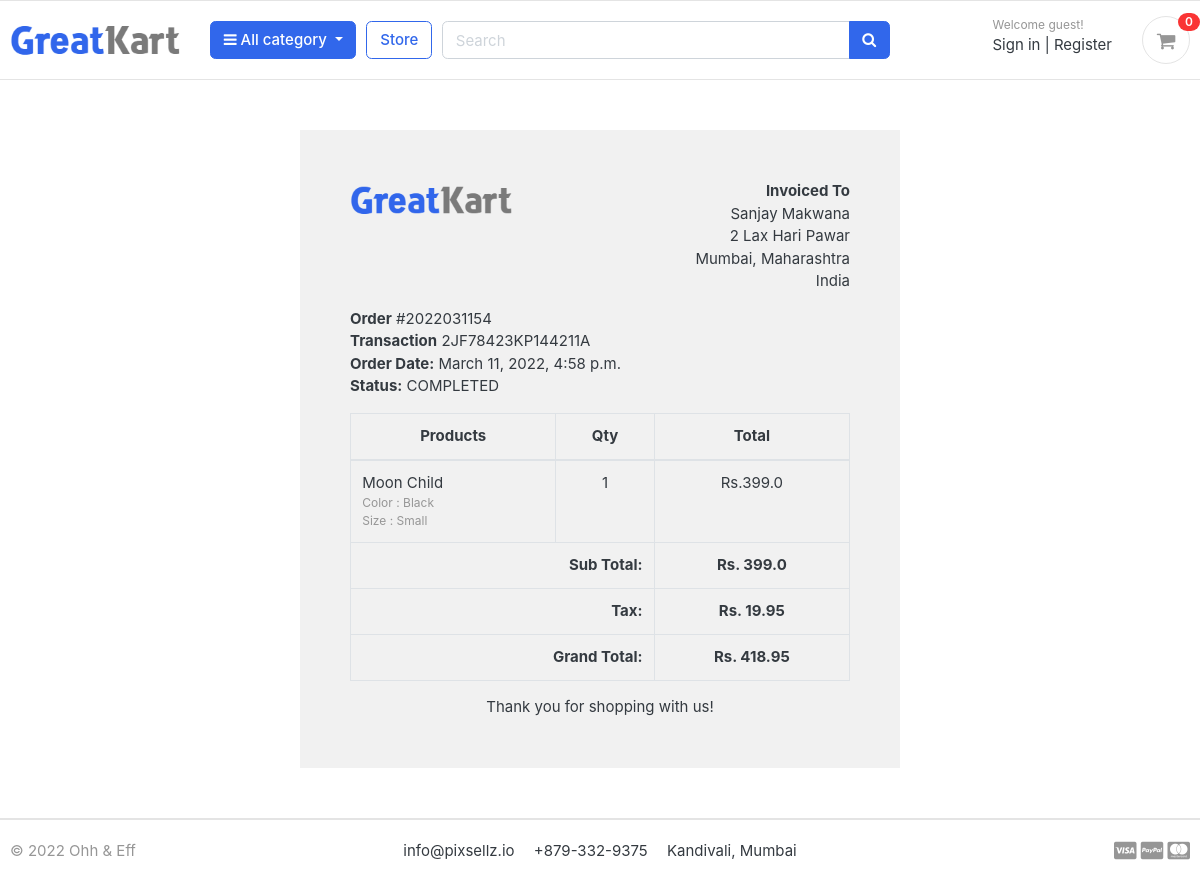
Screenshot of /accounts/order_detail/2022031154/ with the database file from the repository.
### orders/models.py (models this page shows, shortened)
class Order(models.Model):
    STATUS = (
        ('New', 'New'),
        ('Accepted','Accepted'),
        ('Completed','Completed'),
        ('Cancelled','Cancelled'),
    )
    user = models.ForeignKey(Account, on_delete=models.SET_NULL, null=True)
    payment = models.ForeignKey(Payment, on_delete=models.SET_NULL, blank=True, null=True)
    order_number = models.CharField(max_length=20)
    first_name = models.CharField(max_length=50)
    last_name = models.CharField(max_length=50)
    phone = models.CharField(max_length=15)
    email = models.EmailField(max_length=50)
    address_line_1 = models.CharField(max_length=50)
    address_line_2 = models.CharField(max_length=50, blank=True)
    country = models.CharField(max_length=50)
    state = models.CharField(max_length=50)
    city = models.CharField(max_length=50)
    order_note = models.CharField(max_length=100, blank=True)
    order_total = models.FloatField()
    tax = models.FloatField()
    status = models.CharField(max_length=100, choices=STATUS, default='New')
    ip = models.CharField(blank=True,max_length=20)
    is_ordered = models.BooleanField(default=False)
    created_at = models.DateTimeField(auto_now_add=True)
    updated_at = models.DateTimeField(auto_now=True)
    def full_name(self):
        return f'{self.first_name} {self.last_name}'

class Payment(models.Model):
    user = models.ForeignKey(Account, on_delete=models.CASCADE)
    payment_id = models.CharField(max_length=100)
    payment_method = models.CharField(max_length=100)
    amount_paid = models.CharField(max_length=100)
    status = models.CharField(max_length=100)
    created_at = models.DateTimeField(auto_now_add=True)

class OrderProduct(models.Model):
    order = models.ForeignKey(Order, on_delete=models.CASCADE)
    payment = models.ForeignKey(Payment, on_delete=models.SET_NULL, blank=True, null=True)
    user = models.ForeignKey(Account, on_delete=models.CASCADE)
    product = models.ForeignKey(Product, on_delete=models.CASCADE)
    variations = models.ManyToManyField(Variation, blank=True)
    quantity = models.IntegerField()
    product_price = models.FloatField()
    ordered = models.BooleanField(default=False)
    created_at = models.DateTimeField(auto_now_add=True)
    updated_at = models.DateTimeField(auto_now=True)

### store/models.py (models this page shows, shortened)
class Product(models.Model):
    product_name = models.CharField(max_length=200, unique=True)
    slug = models.SlugField(max_length=200, unique=True)
    product_description = models.TextField(max_length=200, blank=True)
    price = models.IntegerField()
    images = models.ImageField(upload_to = 'photos/products')
    stock = models.IntegerField()
    is_available = models.BooleanField(default=True)
    created_date = models.DateTimeField(auto_now_add=True)
    modified_date = models.DateTimeField(auto_now=True)
    category = models.ForeignKey(Category, on_delete=models.CASCADE)

class Variation(models.Model):
    product = models.ForeignKey(Product, on_delete=models.CASCADE)
    variation_category = models.CharField(max_length=100, choices=variation_category_choice)
    variation_value =models.CharField(max_length=100)
    is_active = models.BooleanField(default=True)
    created_date = models.DateTimeField(auto_now=True)
    objects = VariationManager()

### accounts/views.py (the view)
# urls.py: path('order_detail/<int:order_id>/', views.order_detail, name='order_detail')
def order_detail(request, order_id):
    order_detail = OrderProduct.objects.filter(order__order_number = order_id)
    order = Order.objects.get(order_number = order_id)
    subtotal = 0
    for i in order_detail:
        subtotal += i.product_price * i.quantity
    context = {
        'order_detail' : order_detail,
        'order' : order,
        'subtotal' : subtotal
    }
    return render(request, 'accounts/order_detail.html', context=context)

### carts/context_processors.py (called while the page is built)
def counter(request, cart_count = 0):
    if 'admin' in request.path:
        return {}
    else:
        try:
            cart = Cart.objects.filter(cart_id = _cart_id(request))
            if request.user.is_authenticated:
                cart_items = CartItem.objects.all().filter(user=request.user)
            else:
                cart_items = CartItem.objects.all().filter(cart=cart[:1])
            for cart_item in cart_items:
                cart_count += cart_item.quantity
        except Cart.DoesNotExist:
            cart_count = 0
    return dict(cart_count=cart_count)

### carts/views.py (called while the page is built)
def _cart_id(request):
    cart = request.session.session_key
    if not cart:
        cart = request.session.create()
    return cart

### category/context_processors.py (called while the page is built)
def menu_links(request):
    links = Category.objects.all()
    return dict(links = links)

### category/models.py (called while the page is built)
    def get_url(self):
        return reverse('products_by_category', args=[self.slug])

### templates/accounts/order_detail.html
{% extends 'base.html' %}
{% load static %}
{% block content %}
<div class="container" style="margin: 0 auto;width: 50%;padding: 50px;background: #f1f1f1;margin-top: 50px;margin-bottom: 50px;">
    <div class="row invoice row-printable">
        <div class="col-md-12">
            <div class="panel panel-default plain" id="dash_0">
                <div class="panel-body p30">
                    <div class="row">
                        <div class="col-lg-6">
                            <div class="invoice-logo"><img src="{% static '/images/logo.png' %}" alt="Invoice logo" style="max-height: 40px;"></div>
                        </div>
                        <div class="col-lg-6">
                            <div class="invoice-from">
                                <ul class="list-unstyled text-right">
                                    <li><strong>Invoiced To</strong></li>
                                    <li>{{order.full_name}}</li>
                                    <li>{{order.address_line_1}}</li>
                                    <li>{{order.city}}, {{order.state}}</li>
                                    <li>{{order.country}}</li>
                                </ul>
                            </div>
                        </div>
                        <div class="col-lg-12">
                            <div class="invoice-details mt25">
                                <div class="well">
                                    <ul class="list-unstyled mb0">
                                        <li><strong>Order</strong> #{{ order.order_number }}</li>
                                        <li><strong>Transaction</strong> {{order.payment.payment_id}}</li>
                                        <li><strong>Order Date:</strong> {{order.created_at}}</li>
                                        <li><strong>Status:</strong> {{order.payment.status}}</li>
                                    </ul>
                                </div>
                            </div>
                            <div class="invoice-items">
                                <div class="table-responsive" style="overflow: hidden; outline: none;" tabindex="0">
                                    <table class="table table-bordered">
                                        <thead>
                                            <tr>
                                                <th class="per70 text-center">Products</th>
                                                <th class="per5 text-center">Qty</th>
                                                <th class="per25 text-center">Total</th>
                                            </tr>
                                        </thead>
                                        <tbody>
                                            {% for item  in order_detail %}
                                                <tr>
                                                    <td>{{item.product.product_name}}
                                                        <p class="text-muted small">
                                                            {% if item.variations.all %}
                                                                {% for i in item.variations.all %}
                                                                    {{ i.variation_category | capfirst }} : {{ i.variation_value | capfirst }} <br>
                                                                {% endfor %}
                                                            {% endif %}
                                                        </p>
                                                    </td>
                                                    <td class="text-center">{{item.quantity}}</td>
                                                    <td class="text-center">Rs.{{item.product_price}}</td>
                                                </tr>
                                            {% endfor %}
                                        </tbody>
                                        <tfoot>
                                            <tr>
                                                <th colspan="2" class="text-right">Sub Total:</th>
                                                <th class="text-center">Rs. {{subtotal}}</th>
                                            </tr>
                                            <tr>
                                                <th colspan="2" class="text-right">Tax:</th>
                                                <th class="text-center">Rs. {{order.tax}}</th>
                                            </tr>
                                            <tr>
                                                <th colspan="2" class="text-right">Grand Total:</th>
                                                <th class="text-center">Rs. {{order.order_total}}</th>
                                            </tr>
                                        </tfoot>
                                    </table>
                                </div>
                            </div>
                            <div class="invoice-footer mt25">
                                <p class="text-center">Thank you for shopping with us!</p>
                            </div>
                        </div>
                    </div>
                </div>
            </div>
        </div>
    </div>
    </div>
{% endblock  %}

### e_commerce/static/css/ui.css (style rules this page uses)
html { font-family: "Inter", sans-serif; font-size: 15px; }
p:last-child { margin-bottom: 0; }
[class*=list-] li:after { visibility: hidden; display: block; content: ""; overflow: hidden; height: 0; clear: both; }

### rows the page displays
Order: full_name "Sanjay Makwana", address_line_1 "2 Lax Hari Pawar", city "Mumbai", state "Maharashtra", country "India", order_number "2022031154", payment.payment_id "2JF78423KP144211A", created_at "March 11, 2022, 4:58 p.m.", payment.status "COMPLETED", tax "19.95", order_total "418.95"
OrderProduct: product.product_name "Moon Child", quantity "1", product_price "399.0"
Variation: variation_category "Color", variation_value "Black"
Variation: variation_category "Size", variation_value "Small"

### other values shown
{{ cart_count }} "0"
{{ subtotal }} "399.0"
